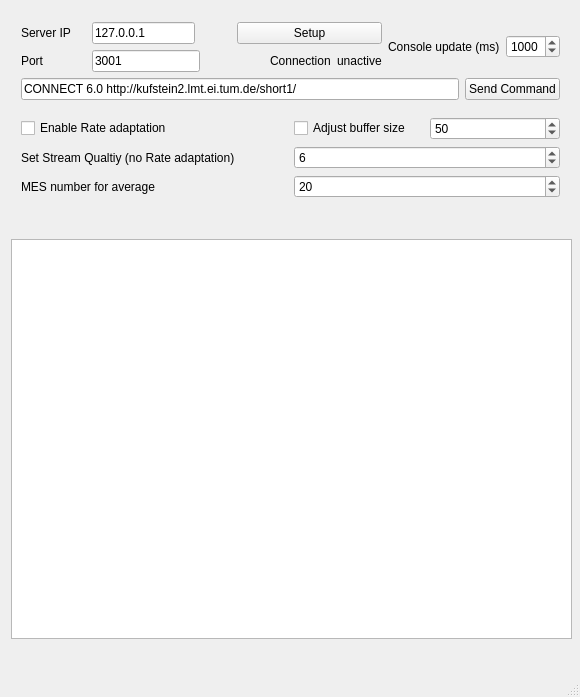
<?xml version="1.0" encoding="UTF-8"?>
<ui version="4.0">
 <class>download_mgr</class>
 <widget class="QMainWindow" name="download_mgr">
  <property name="geometry">
   <rect>
    <x>0</x>
    <y>0</y>
    <width>580</width>
    <height>697</height>
   </rect>
  </property>
  <property name="sizePolicy">
   <sizepolicy hsizetype="Fixed" vsizetype="Fixed">
    <horstretch>0</horstretch>
    <verstretch>0</verstretch>
   </sizepolicy>
  </property>
  <property name="minimumSize">
   <size>
    <width>580</width>
    <height>697</height>
   </size>
  </property>
  <property name="maximumSize">
   <size>
    <width>580</width>
    <height>697</height>
   </size>
  </property>
  <property name="windowTitle">
   <string>download_mgr</string>
  </property>
  <widget class="QWidget" name="centralWidget">
   <property name="sizePolicy">
    <sizepolicy hsizetype="Fixed" vsizetype="Fixed">
     <horstretch>0</horstretch>
     <verstretch>0</verstretch>
    </sizepolicy>
   </property>
   <property name="minimumSize">
    <size>
     <width>580</width>
     <height>650</height>
    </size>
   </property>
   <property name="maximumSize">
    <size>
     <width>580</width>
     <height>650</height>
    </size>
   </property>
   <widget class="QTextEdit" name="Console">
    <property name="geometry">
     <rect>
      <x>11</x>
      <y>239</y>
      <width>561</width>
      <height>400</height>
     </rect>
    </property>
    <property name="sizePolicy">
     <sizepolicy hsizetype="Fixed" vsizetype="Maximum">
      <horstretch>0</horstretch>
      <verstretch>0</verstretch>
     </sizepolicy>
    </property>
    <property name="minimumSize">
     <size>
      <width>0</width>
      <height>400</height>
     </size>
    </property>
    <property name="maximumSize">
     <size>
      <width>1012</width>
      <height>1000</height>
     </size>
    </property>
   </widget>
   <widget class="QWidget" name="">
    <property name="geometry">
     <rect>
      <x>10</x>
      <y>0</y>
      <width>561</width>
      <height>222</height>
     </rect>
    </property>
    <layout class="QVBoxLayout" name="verticalLayout_4">
     <item>
      <layout class="QVBoxLayout" name="verticalLayout_3">
       <item>
        <layout class="QHBoxLayout" name="horizontalLayout_6">
         <item>
          <layout class="QVBoxLayout" name="verticalLayout">
           <item>
            <layout class="QHBoxLayout" name="horizontalLayout_43">
             <property name="sizeConstraint">
              <enum>QLayout::SetFixedSize</enum>
             </property>
             <item>
              <layout class="QHBoxLayout" name="horizontalLayout_42">
               <item>
                <widget class="QLabel" name="label_2">
                 <property name="sizePolicy">
                  <sizepolicy hsizetype="Minimum" vsizetype="Preferred">
                   <horstretch>0</horstretch>
                   <verstretch>0</verstretch>
                  </sizepolicy>
                 </property>
                 <property name="minimumSize">
                  <size>
                   <width>65</width>
                   <height>0</height>
                  </size>
                 </property>
                 <property name="text">
                  <string>Server IP</string>
                 </property>
                </widget>
               </item>
               <item>
                <widget class="QLineEdit" name="Server_IP">
                 <property name="text">
                  <string>127.0.0.1</string>
                 </property>
                </widget>
               </item>
              </layout>
             </item>
             <item>
              <spacer name="horizontalSpacer_13">
               <property name="orientation">
                <enum>Qt::Horizontal</enum>
               </property>
               <property name="sizeHint" stdset="0">
                <size>
                 <width>40</width>
                 <height>20</height>
                </size>
               </property>
              </spacer>
             </item>
             <item>
              <widget class="QPushButton" name="Check_Server_IP">
               <property name="minimumSize">
                <size>
                 <width>145</width>
                 <height>0</height>
                </size>
               </property>
               <property name="text">
                <string>Setup</string>
               </property>
              </widget>
             </item>
            </layout>
           </item>
           <item>
            <layout class="QVBoxLayout" name="verticalLayout_5">
             <property name="sizeConstraint">
              <enum>QLayout::SetFixedSize</enum>
             </property>
             <item>
              <layout class="QHBoxLayout" name="horizontalLayout_44">
               <property name="sizeConstraint">
                <enum>QLayout::SetFixedSize</enum>
               </property>
               <item>
                <layout class="QHBoxLayout" name="horizontalLayout_41">
                 <item>
                  <widget class="QLabel" name="label">
                   <property name="sizePolicy">
                    <sizepolicy hsizetype="Minimum" vsizetype="Preferred">
                     <horstretch>0</horstretch>
                     <verstretch>0</verstretch>
                    </sizepolicy>
                   </property>
                   <property name="minimumSize">
                    <size>
                     <width>65</width>
                     <height>0</height>
                    </size>
                   </property>
                   <property name="lineWidth">
                    <number>1</number>
                   </property>
                   <property name="text">
                    <string>Port</string>
                   </property>
                   <property name="scaledContents">
                    <bool>false</bool>
                   </property>
                  </widget>
                 </item>
                 <item>
                  <widget class="QLineEdit" name="Server_Port">
                   <property name="text">
                    <string>3001</string>
                   </property>
                  </widget>
                 </item>
                </layout>
               </item>
               <item>
                <spacer name="horizontalSpacer_14">
                 <property name="orientation">
                  <enum>Qt::Horizontal</enum>
                 </property>
                 <property name="sizeHint" stdset="0">
                  <size>
                   <width>40</width>
                   <height>20</height>
                  </size>
                 </property>
                </spacer>
               </item>
               <item>
                <layout class="QHBoxLayout" name="horizontalLayout">
                 <item>
                  <widget class="QLabel" name="label_3">
                   <property name="text">
                    <string>Connection</string>
                   </property>
                  </widget>
                 </item>
                 <item>
                  <widget class="QLabel" name="connect_disp">
                   <property name="text">
                    <string>unactive</string>
                   </property>
                   <property name="textFormat">
                    <enum>Qt::AutoText</enum>
                   </property>
                  </widget>
                 </item>
                </layout>
               </item>
              </layout>
             </item>
            </layout>
           </item>
          </layout>
         </item>
         <item>
          <layout class="QHBoxLayout" name="horizontalLayout_5">
           <item>
            <widget class="QLabel" name="label_6">
             <property name="text">
              <string>Console update (ms)</string>
             </property>
            </widget>
           </item>
           <item>
            <widget class="QSpinBox" name="Console_refresh">
             <property name="minimum">
              <number>40</number>
             </property>
             <property name="maximum">
              <number>5000</number>
             </property>
             <property name="value">
              <number>1000</number>
             </property>
            </widget>
           </item>
          </layout>
         </item>
        </layout>
       </item>
       <item>
        <layout class="QHBoxLayout" name="horizontalLayout_2">
         <item>
          <widget class="QLineEdit" name="command_line">
           <property name="text">
            <string>CONNECT 6.0 http://kufstein2.lmt.ei.tum.de/short1/</string>
           </property>
          </widget>
         </item>
         <item>
          <widget class="QPushButton" name="pushButton">
           <property name="text">
            <string>Send Command</string>
           </property>
          </widget>
         </item>
        </layout>
       </item>
      </layout>
     </item>
     <item>
      <layout class="QVBoxLayout" name="verticalLayout_2">
       <item>
        <layout class="QHBoxLayout" name="horizontalLayout_8">
         <item>
          <widget class="QCheckBox" name="Rate_adaptation">
           <property name="text">
            <string>Enable Rate adaptation</string>
           </property>
          </widget>
         </item>
         <item>
          <layout class="QHBoxLayout" name="horizontalLayout_7">
           <item>
            <widget class="QCheckBox" name="buffer_size_en">
             <property name="text">
              <string>Adjust buffer size</string>
             </property>
            </widget>
           </item>
           <item>
            <widget class="QSpinBox" name="buffer_size_adju">
             <property name="maximum">
              <number>200</number>
             </property>
             <property name="value">
              <number>50</number>
             </property>
            </widget>
           </item>
          </layout>
         </item>
        </layout>
       </item>
       <item>
        <layout class="QHBoxLayout" name="horizontalLayout_4">
         <item>
          <widget class="QLabel" name="label_5">
           <property name="text">
            <string>Set Stream Qualtiy (no Rate adaptation)</string>
           </property>
          </widget>
         </item>
         <item>
          <widget class="QSpinBox" name="stream_qual">
           <property name="maximum">
            <number>10</number>
           </property>
           <property name="value">
            <number>6</number>
           </property>
          </widget>
         </item>
        </layout>
       </item>
       <item>
        <layout class="QHBoxLayout" name="horizontalLayout_3">
         <item>
          <widget class="QLabel" name="label_4">
           <property name="text">
            <string>MES number for average</string>
           </property>
          </widget>
         </item>
         <item>
          <widget class="QSpinBox" name="int_limits">
           <property name="minimum">
            <number>1</number>
           </property>
           <property name="maximum">
            <number>200</number>
           </property>
           <property name="value">
            <number>20</number>
           </property>
          </widget>
         </item>
        </layout>
       </item>
      </layout>
     </item>
    </layout>
   </widget>
  </widget>
  <widget class="QMenuBar" name="menuBar">
   <property name="geometry">
    <rect>
     <x>0</x>
     <y>0</y>
     <width>580</width>
     <height>25</height>
    </rect>
   </property>
  </widget>
  <widget class="QStatusBar" name="statusBar"/>
 </widget>
 <layoutdefault spacing="6" margin="11"/>
 <resources/>
 <connections/>
</ui>
